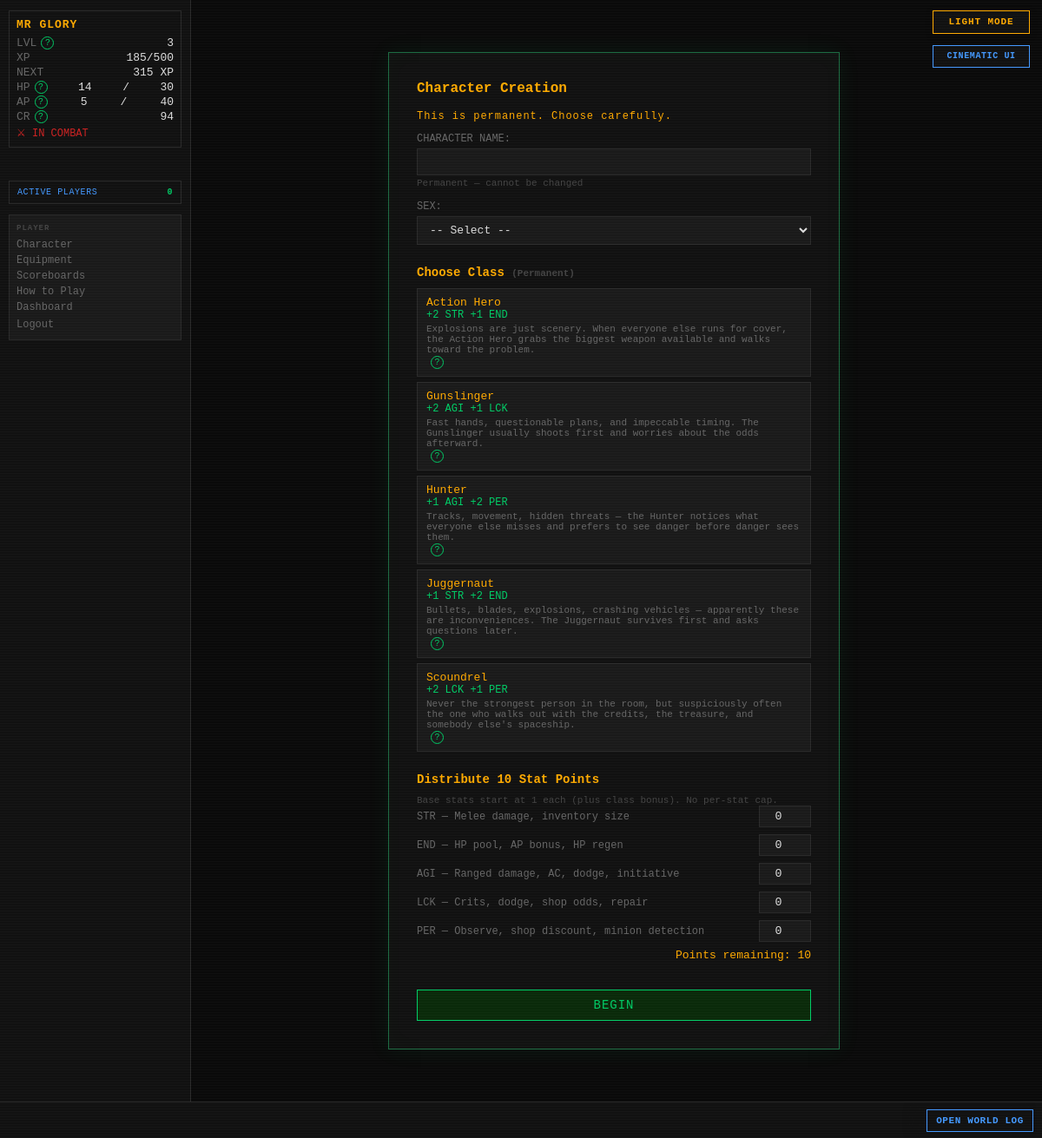
The app's page /character-create (signed in), older data.
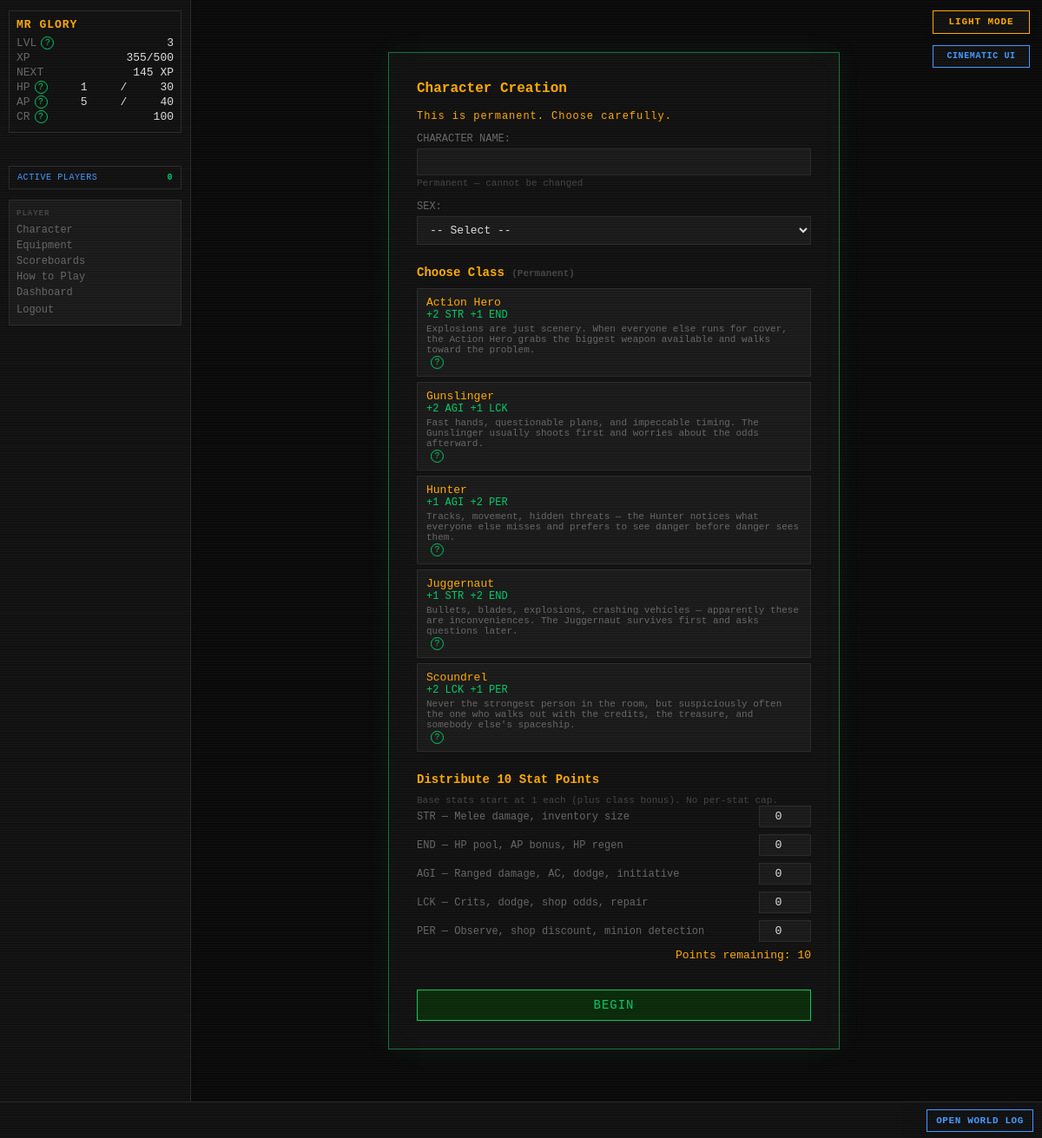
The same page, newer data.
### tables this page shows
CREATE TABLE players (
    id                  INTEGER PRIMARY KEY AUTOINCREMENT,
    username            TEXT    UNIQUE NOT NULL,
    password_hash       TEXT    NOT NULL,
    email               TEXT    UNIQUE NOT NULL,
    character_name      TEXT    NOT NULL,
    sex                 TEXT    NOT NULL,
    class_id            INTEGER REFERENCES classes(id),
    str_stat            INTEGER NOT NULL DEFAULT 1,
    end_stat            INTEGER NOT NULL DEFAULT 1,
    agi_stat            INTEGER NOT NULL DEFAULT 1,
    lck_stat            INTEGER NOT NULL DEFAULT 1,
    per_stat            INTEGER NOT NULL DEFAULT 1,
    level               INTEGER NOT NULL DEFAULT 1,
    xp                  INTEGER NOT NULL DEFAULT 0,
    current_hp          INTEGER NOT NULL,
    current_ap          INTEGER NOT NULL,
    credits             INTEGER NOT NULL DEFAULT 25,
    equipped_weapon_id  INTEGER REFERENCES inventory_items(id),
    equipped_armor_id   INTEGER REFERENCES inventory_items(id),
    equipped_special_id INTEGER REFERENCES inventory_items(id),
    in_combat           INTEGER NOT NULL DEFAULT 0,
    pending_levelup     INTEGER NOT NULL DEFAULT 0,
    pending_perk        INTEGER NOT NULL DEFAULT 0,
    combat_preference   TEXT    NOT NULL DEFAULT "Balanced",
    is_banned           INTEGER NOT NULL DEFAULT 0,
    retired_at          TEXT,
    last_login_at       TEXT,
    created_at          TEXT    NOT NULL DEFAULT (datetime('now'))
);

### routes/auth.py (the view)
@bp.route("/character-create", methods=["GET"])
def character_create():
    classes = execute("SELECT * FROM classes WHERE is_active = 1 ORDER BY name")
    if not classes:
        return render_template("auth/character_create.html",
                               classes=[],
                               error="No classes available yet. Ask the admin to import content first.")
    settings = get_all_settings()
    stat_points = settings.get("STARTING_STAT_POINTS", cfg.STARTING_STAT_POINTS)
    return render_template("auth/character_create.html",
                           classes=classes,
                           stat_points=stat_points)

### app.py (called while the page is built)
def _context_processor() -> dict:
    settings = get_all_settings()
    player = g.get("player")
    if not player:
        return {"settings": settings}
    active_count = execute_one(
        """SELECT COUNT(DISTINCT q.player_id) AS cnt FROM action_queue q
           JOIN players p ON p.id=q.player_id
           WHERE datetime(q.created_at)>=datetime('now','-5 minutes') AND p.is_banned=0"""
    )["cnt"]
    return {"player": player, "settings": settings,
            "active_player_count": active_count}

def _check_auth():
    if request.endpoint in _AUTH_EXEMPT:
        return None
    if not session.get("player_id"):
        return redirect(url_for("auth.login"))
    return None

def _load_player():
    player_id = session.get("player_id")
    if not player_id:
        return None
    reconcile_combat_state(player_id)
    player = get_player(player_id)
    if player is None:
        session.clear()
        return redirect(url_for("auth.login"))
    g.player = player
    return None

### database.py (called while the page is built)
def dict_factory(cursor: sqlite3.Cursor, row: tuple) -> dict:
    return {col[0]: val for col, val in zip(cursor.description, row)}

### templates/auth/character_create.html (shortened to what this page needs)
{% extends "base.html" %}
{% block content %}
<div id="auth-box" id="char-create">
    <h2 class="auth-heading">Character Creation</h2>
    <p class="auth-subtitle">This is permanent. Choose carefully.</p>
    {% if not classes %}
    <div class="term-error">{{ error }}</div>
    {% else %}
    <form method="POST" action="{{ url_for('auth.character_create_post') }}">
        <div class="form-section">
            <div class="form-row">
                <label>CHARACTER NAME:</label>
                <input type="text" name="character_name"
                       value="{{ character_name or '' }}" required autofocus>
                <span class="field-hint">Permanent — cannot be changed</span>
            </div>
            <div class="form-row">
                <label>SEX:</label>
                <select name="sex" required>
                    <option value="">-- Select --</option>
                </select>
            </div>
        </div>
        <div class="form-section">
            <h3>Choose Class <span class="field-hint">(Permanent)</span></h3>
            <div id="class-list">
                {% for cls in classes %}
                <label class="class-option {% if class_id == cls.id %}selected{% endif %}">
                    <span class="class-name">{{ cls.name }}</span>
                    <span class="class-bonuses">
                        {% if cls.str_bonus %}+{{ cls.str_bonus }} STR {% endif %}
                        {% if cls.end_bonus %}+{{ cls.end_bonus }} END {% endif %}
                        {% if cls.agi_bonus %}+{{ cls.agi_bonus }} AGI {% endif %}
                        {% if cls.lck_bonus %}+{{ cls.lck_bonus }} LCK {% endif %}
                        {% if cls.per_bonus %}+{{ cls.per_bonus }} PER {% endif %}
                    </span>
                    {% if cls.description %}
                    <span class="class-desc">{{ cls.description }}</span>
                    {% endif %}
                </label>
                {% endfor %}
            </div>
        </div>
        <div class="form-section">
            <h3>Distribute {{ stat_points }} Stat Points</h3>
            <p class="field-hint">Base stats start at 1 each (plus class bonus). No per-stat cap.</p>
            <div id="stat-alloc">
                {% for stat, label in [('str','STR — Melee damage, inventory size'),
                                       ('end','END — HP pool, AP bonus, HP regen'),
                                       ('agi','AGI — Ranged damage, AC, dodge, initiative'),
                                       ('lck','LCK — Crits, dodge, shop odds, repair'),
                                       ('per','PER — Observe, shop discount, minion detection')] %}
                <div class="stat-row">
                    <label>{{ label }}</label>
                    <input type="number" name="{{ stat }}_alloc"
                           value="{{ (alloc or {}).get(stat, 0) }}"
                           min="0" max="{{ stat_points }}" required>
                </div>
                {% endfor %}
            </div>
            <div id="points-remaining">
                Points remaining: <span id="pts-left">{{ stat_points }}</span>
            </div>
        </div>
        <button type="submit" class="auth-btn">BEGIN</button>
    </form>
    {% endif %}
</div>
{% endblock %}

### templates/base.html (shortened to what this page needs)
<!DOCTYPE html>
<html lang="en">
<head>
<link rel="stylesheet" href="{{ url_for('static', filename='style.css') }}">
</head>
<body class="{{ 'authenticated' if player else 'auth-page' }} {% block body_class %}{% endblock %}">
{% if settings.get('ALLOW_PLAYER_COLOR_OVERRIDE', true) %}<button id="theme-toggle" type="button" aria-label="Switch color theme" aria-pressed="false">
</button>{% endif %}
{% if settings.get('ALLOW_PLAYER_INTERFACE_OVERRIDE', true) %}
<button id="interface-toggle" type="button" aria-label="Switch interface style" aria-pressed="false">
</button>
{% endif %}
{% if player %}
<div id="left-col">
    <div id="status-block">
        <div class="status-name">{{ player.character_name }}</div>
        <div class="status-line">
            <span class="label">LVL</span>
            <span id="status-level">{{ player.level }}</span>
        </div>
        <div class="status-line">
            <span class="label">XP</span>
            <span><span id="status-xp">{{ player.xp }}</span><span id="status-xp-threshold">{% if player.get('next_level_xp') is not none %}/{{ player.get('next_level_xp') }}{% endif %}</span></span>
        </div>
        <div class="status-line" title="Experience still needed to reach level {{ player.level + 1 }}">
            <span class="label">NEXT</span>
            <span id="status-xp-next">{% if player.get('xp_to_next_level') is none %}MAX{% elif player.get('xp_to_next_level') <= 0 %}LEVEL UP{% else %}{{ player.get('xp_to_next_level') }} XP{% endif %}</span>
        </div>
        <div class="status-line">
            <span class="label">HP</span>
            <span id="status-hp">{{ player.current_hp }}</span>/<span id="status-maxhp">{{ player.max_hp }}</span>
        </div>
        <div class="status-line">
            <span class="label">AP</span>
            <span id="status-ap">{{ player.current_ap }}</span>/<span id="status-maxap">{{ player.max_ap }}</span>
        </div>
        <div class="status-line">
            <span class="label">CR</span>
            <span id="status-credits">{{ player.credits }}</span>
        </div>
        {% if player.in_combat %}
        <div class="status-combat">⚔ IN COMBAT</div>
        {% endif %}
    </div>
    <button id="active-players-toggle" class="active-players-toggle" type="button"
            data-url="{{ url_for('feeds.active_players') }}" aria-haspopup="dialog">
        ACTIVE PLAYERS <span id="active-player-count">{{ active_player_count }}</span>
    </button>
    <nav id="left-nav">
        <span class="nav-heading">PLAYER</span>
        <a href="{{ url_for('character.index') }}">Character</a>
        <a href="{{ url_for('character.equipment') }}">Equipment</a>
        <a href="{{ url_for('scoreboards.index') }}">Scoreboards</a>
        <a href="{{ url_for('feeds.game_help') }}">How to Play</a>
        <a href="{{ url_for('dashboard.index') }}">Dashboard</a>
        <form action="{{ url_for('auth.logout') }}" method="POST" style="margin:0">
            <button type="submit" class="nav-link-btn">Logout</button>
        </form>
    </nav>
</div>
{% endif %}
<div id="main">
    {% block content %}{% endblock %}
</div>
{% if player %}
<div id="ticker-wrap">
    <a id="ticker-log-link" href="{{ url_for('feeds.global_log') }}" title="Open the complete World Log">OPEN WORLD LOG</a>
    <div id="ticker">
    </div>
</div>
{% endif %}
</body>
</html>

Row changes from the older to the newer data that the page shows:
changed players "MR GLORY": xp "185" → "355"; current_hp "14" → "1"; credits "94" → "100"; in_combat 1 → 0 (drawn)
Text that changed along with them:
{{ player.get('xp_to_next_level') }}: "315" → "145"
text no longer shown: "⚔ IN COMBAT"
